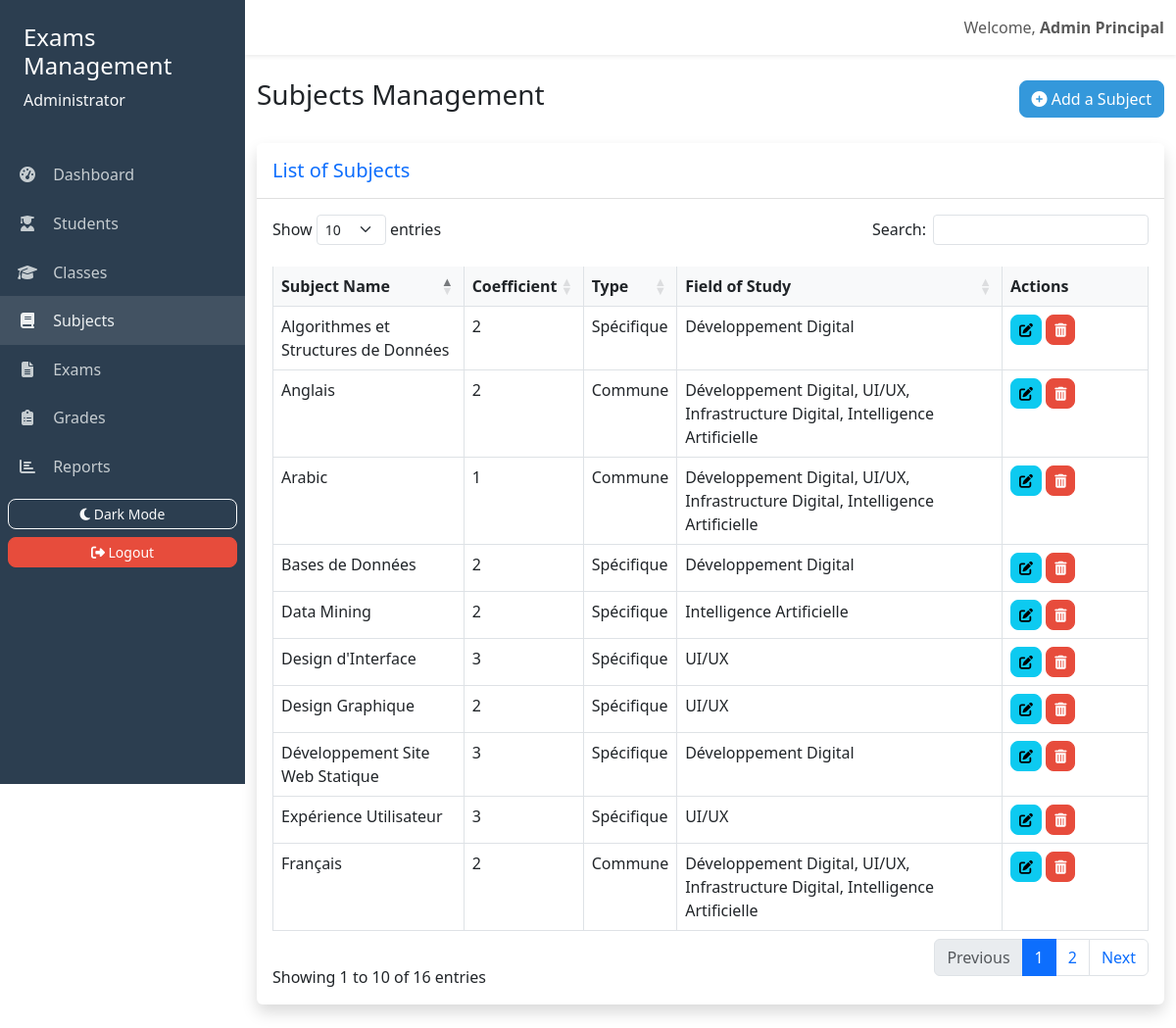
The app's page /admin/subjects.php (signed in) with its own data.
### tables this page shows
CREATE TABLE IF NOT EXISTS matieres (
  id INT AUTO_INCREMENT PRIMARY KEY,
  nom VARCHAR(50) NOT NULL UNIQUE,
  coefficient INT DEFAULT 1,
  is_common BOOLEAN DEFAULT FALSE,
  filiere_id INT DEFAULT NULL,
  date_creation TIMESTAMP DEFAULT CURRENT_TIMESTAMP,
  FOREIGN KEY (filiere_id) REFERENCES filiere(id_filiere) ON DELETE SET NULL
);

### admin/subjects.php (the view, shortened to what this page needs)
<?php
    $error = '';
?>
<!DOCTYPE html>
<html lang="en fr">
<head>
    <link href="https://cdn.jsdelivr.net/npm/bootstrap@5.3.0/dist/css/bootstrap.min.css" rel="stylesheet">
    <link rel="stylesheet" href="https://cdnjs.cloudflare.com/ajax/libs/font-awesome/6.4.0/css/all.min.css">
    <link rel="stylesheet" href="https://cdn.datatables.net/1.11.5/css/dataTables.bootstrap5.min.css">
    <link href="https://cdn.jsdelivr.net/npm/select2@4.1.0-rc.0/dist/css/select2.min.css" rel="stylesheet" />
    <link href="https://cdn.jsdelivr.net/npm/select2-bootstrap-5-theme@1.3.0/dist/select2-bootstrap-5-theme.min.css" rel="stylesheet" />
    <link rel="stylesheet" href="../assets/css/styles.css">
</head>
<body id="mainBody" class="">
    <div class="wrapper d-flex">
        <nav id="sidebar" class="sidebar">
            <div class="p-4">
                <h4 class="text-white">Exams Management</h4>
                <p class="text-light" id="userTypeDisplay">Administrator</p>
            </div>
            <ul class="nav flex-column">
                <li class="nav-item">
                    <a class="nav-link" href="admin_dashboard.php">
                        <i class="fas fa-tachometer-alt"></i> Dashboard
                    </a>
                </li>
                <li class="nav-item">
                    <a class="nav-link" data-bs-toggle="collapse" href="#elevesSubmenu" role="button" aria-expanded="false" aria-controls="elevesSubmenu">
                        <i class="fas fa-user-graduate"></i> Students
                    </a>
                </li>
                <li class="nav-item">
                    <a class="nav-link" href="classes.php">
                        <i class="fas fa-graduation-cap"></i> Classes
                    </a>
                </li>
                <li class="nav-item">
                    <a class="nav-link active" href="subjects.php">
                        <i class="fas fa-book"></i> Subjects
                    </a>
                </li>
                <li class="nav-item">
                    <a class="nav-link" href="exams.php">
                        <i class="fas fa-file-alt"></i> Exams
                    </a>
                </li>
                <li class="nav-item">
                    <a class="nav-link" href="grades.php">
                        <i class="fas fa-clipboard-list"></i> Grades
                    </a>
                </li>
                <li class="nav-item admin-only">
                    <a class="nav-link" href="student_reports.php">
                        <i class="fas fa-chart-bar"></i> Reports
                    </a>
                </li>
            </ul>
            <div class="p-2">
                <button id="darkModeToggle" class="btn btn-outline-light btn-sm mb-2 w-100">
                    <i class="fas fa-moon"></i> Dark Mode
                </button>
                <a href='../includes/logout.php' id="logoutButton" class="btn btn-danger btn-sm w-100">
                    <i class="fas fa-sign-out-alt"></i> Logout
                </a>
            </div>
        </nav>
        <div class="main-content">
            <nav class="navbar navbar-expand-lg navbar-light bg-white shadow-sm mb-4">
                <div class="container-fluid">
                    <span class="navbar-text ms-auto">
                        Welcome, <strong id="userNameDisplay"> <?php echo htmlspecialchars($_SESSION['name']); ?> </strong>
                    </span>
                </div>
            </nav>
            <div class="container-fluid">
                <div class="d-flex justify-content-between align-items-center mb-4">
                    <h1 class="h3">Subjects Management</h1>
                    <button id="addSubjectBtn" class="btn btn-primary">
                        <i class="fas fa-plus-circle"></i> Add a Subject
                    </button>
                </div>
                <div class="card shadow mb-4">
                    <div class="card-header py-3">
                        <h5 class="m-0 font-weight-bold text-primary">List of Subjects</h5>
                    </div>
                    <div class="card-body">
                        <?php if (!empty($error)): ?>
                            <div class="alert alert-danger"><?php echo $error; ?></div>
                        <?php else: ?>
                        <div class="table-responsive">
                            <table class="table table-bordered" id="subjectsTable" width="100%" cellspacing="0">
                                <thead>
                                    <tr>
                                        <th>Subject Name</th>
                                        <th>Coefficient</th>
                                        <th>Type</th>
                                        <th>Field of Study</th>
                                        <th>Actions</th>
                                    </tr>
                                </thead>
                                <tbody>
                                    <?php
                                    try {
                                        $conn = getConnection();
                                        $queries = [
                                            "ALTER TABLE matieres ADD COLUMN IF NOT EXISTS coefficient INT DEFAULT 1",
                                            "ALTER TABLE matieres ADD COLUMN IF NOT EXISTS is_common BOOLEAN DEFAULT FALSE",
                                            "CREATE TABLE IF NOT EXISTS matiere_filiere (
                                              id INT AUTO_INCREMENT PRIMARY KEY,
                                              matiere_id INT NOT NULL,
                                              filiere_id INT,
                                              FOREIGN KEY (matiere_id) REFERENCES matieres(id) ON DELETE CASCADE,
                                              FOREIGN KEY (filiere_id) REFERENCES filiere(id_filiere) ON DELETE CASCADE,
                                              UNIQUE KEY unique_matiere_filiere (matiere_id, filiere_id)
                                            )"
                                        ];
                                        foreach ($queries as $query) {
                                            try {
                                                $conn->exec($query);
                                            } catch (PDOException $e) {
                                            }
                                        }
                                        $query = "
                                        SELECT m.id, m.nom, m.coefficient, m.is_common,
                                               (SELECT COUNT(*) FROM examens e WHERE e.matiere_id = m.id) AS nb_examens,
                                               GROUP_CONCAT(f.filiere SEPARATOR ', ') AS filieres
                                        FROM matieres m
                                        LEFT JOIN matiere_filiere mf ON m.id = mf.matiere_id
                                        LEFT JOIN filiere f ON mf.filiere_id = f.id_filiere
                                        GROUP BY m.id
                                        ORDER BY m.nom
                                        ";
                                        $stmt = $conn->query($query);
                                        $matieres = $stmt->fetchAll(PDO::FETCH_ASSOC);
                                        $matieresFilieres = [];
                                        foreach ($matieres as $matiere) {
                                            $stmt = $conn->prepare("
                                                SELECT filiere_id
                                                FROM matiere_filiere
                                                WHERE matiere_id = ?
                                            ");
                                            $stmt->execute([$matiere['id']]);
                                            $matieresFilieres[$matiere['id']] = $stmt->fetchAll(PDO::FETCH_COLUMN);
                                        }
                                        foreach ($matieres as $matiere):
                                    ?>
                                    <tr>
                                        <td><?php echo htmlspecialchars($matiere['nom']); ?></td>
                                        <td><?php echo htmlspecialchars($matiere['coefficient'] ?? '1'); ?></td>
                                        <td><?php echo $matiere['is_common'] ? 'Commune' : 'Spécifique'; ?></td>
                                        <td><?php echo $matiere['filieres'] ? htmlspecialchars($matiere['filieres']) : 'Non assignée'; ?></td>
                                        <td class='col-2'>
                                            <button class="btn btn-sm btn-info editBtn"
                                                    data-id="<?= $matiere['id'] ?>"
                                                    data-nom="<?= htmlspecialchars($matiere['nom']) ?>"
                                                    data-coefficient="<?= htmlspecialchars($matiere['coefficient'] ?? '1') ?>"
                                                    data-is-common="<?= $matiere['is_common'] ? '1' : '0' ?>"
                                                    data-filieres="<?= htmlspecialchars(json_encode($matieresFilieres[$matiere['id']] ?? [])) ?>">
                                                <i class="fas fa-edit"></i>
                                            </button>
                                            <button class="btn btn-sm btn-danger deleteBtn"
                                                    data-id="<?= $matiere['id'] ?>"
                                                    data-nom="<?= htmlspecialchars($matiere['nom']) ?>">
                                                <i class="fas fa-trash-alt"></i>
                                            </button>
                                        </td>
                                    </tr>
                                    <?php
                                        endforeach;
                                    } catch (PDOException $e) {
                                        echo "<tr><td colspan='5'>Erreur lors du chargement des matières : " . $e->getMessage() . "</td></tr>";
                                    }
                                    ?>
                                </tbody>
                            </table>
                        </div>
                        <?php endif; ?>
                    </div>
                </div>
            </div>
        </div>
    </div>
    <div class="alert-container position-fixed top-0 end-0 p-3" style="z-index: 1060;" id="alertContainer"></div>
</body>
</html>

### assets/css/styles.css (style rules this page uses)
body { font-family: 'Segoe UI', Tahoma, Geneva, Verdana, sans-serif; transition: background-color 0.3s, color 0.3s; }
.sidebar { position: fixed; top: 0; left: 0px; height: 100vh; width: 250px; background-color: #2c3e50; color: #ecf0f1; transition: left 0.3s ease; z-index: 1040; }
.sidebar .nav-link { color: #ecf0f1; opacity: 0.8; padding: 0.8rem 1rem; transition: opacity 0.3s; }
.sidebar .nav-link:hover, .sidebar .nav-link.active { opacity: 1; background-color: rgba(255, 255, 255, 0.1); }
.sidebar .nav-link i { margin-right: 10px; width: 24px; text-align: center; }
.main-content { margin-left: 250px; transition: margin-left 0.3s; min-height: 100vh; width: 100%; }
.card { border: none; box-shadow: 0 0.125rem 0.25rem rgba(0, 0, 0, 0.075); transition: box-shadow 0.3s; }
.card-header { background-color: #ffffff; border-bottom: 1px solid rgba(0, 0, 0, 0.125); }
.btn { border-radius: 0.5rem; transition: all 0.2s; }
.btn-primary { background-color: #3498db; border-color: #3498db; }
.btn-danger { background-color: #e74c3c; border-color: #e74c3c; }
.table th { background-color: #f8f9fa; border-top: none; }
.alert-container { max-width: 350px; }

### records on screen
matieres: nom "Algorithmes et Structures de Données", coefficient "2", is_common "Spécifique", filieres "Développement Digital"
matieres: nom "Anglais", coefficient "2", is_common "Commune", filieres "Développement Digital, UI/UX, Infrastructure Digital, Intelligence Artificielle"
matieres: nom "Arabic", coefficient "1", is_common "Commune", filieres "Développement Digital, UI/UX, Infrastructure Digital, Intelligence Artificielle"
matieres: nom "Bases de Données", coefficient "2", is_common "Spécifique", filieres "Développement Digital"
matieres: nom "Data Mining", coefficient "2", is_common "Spécifique", filieres "Intelligence Artificielle"
matieres: nom "Design d'Interface", coefficient "3", is_common "Spécifique", filieres "UI/UX"
matieres: nom "Design Graphique", coefficient "2", is_common "Spécifique", filieres "UI/UX"
matieres: nom "Développement Site Web Statique", coefficient "3", is_common "Spécifique", filieres "Développement Digital"
matieres: nom "Expérience Utilisateur", coefficient "3", is_common "Spécifique", filieres "UI/UX"
matieres: nom "Français", coefficient "2", is_common "Commune", filieres "Développement Digital, UI/UX, Infrastructure Digital, Intelligence Artificielle"

### other values on screen
$_SESSION['name'] "Admin Principal"
